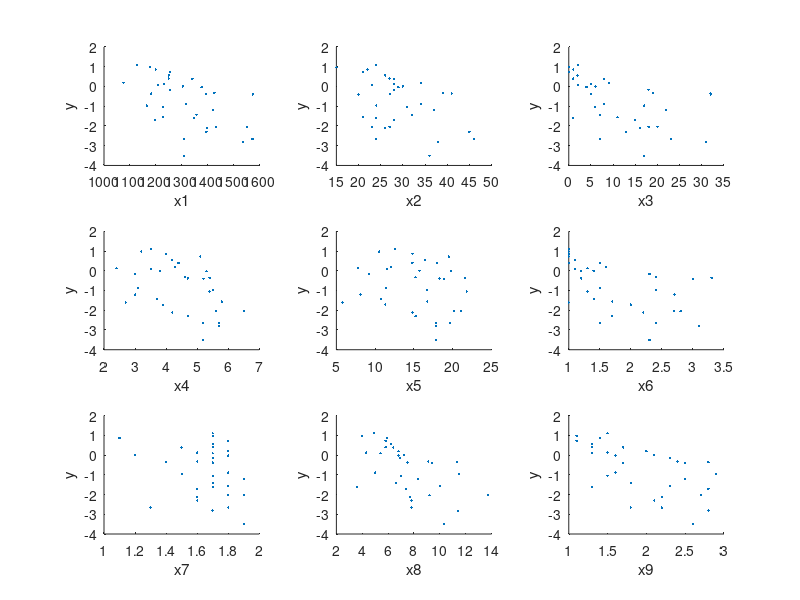

This chart was generated by the following MATLAB code: (Note: this script raises an error after producing the figure.)
%% Bayesian lienar regression with uninformative prior applied to
%% caterpillar data

X = dlmread('caterpillar.txt'); % from http://www.ceremade.dauphine.fr/~xian/BCS/caterpillar
y = log(X(:,11)); % log numner of nests
X = X(:,1:10);
[n,d] = size(X);
X1 = [ones(n,1), X];


if 1
%% plot the data
figure;
for i=1:9
   subplot(3,3,i);
   h=scatter(X(:,i),y, 3, 'filled');
   xlabel(sprintf('x%d', i));
   ylabel('y')
end
printPmtkFigure('caterpillarScatter')


%% uninformative prior
[Q,R] = qr(X1,0);
what = R\(Q'*y); % posterior mean
Rinv = inv(R); % upper triangular, easy to invert
C = Rinv*Rinv'; % posterior covariance
%what = X1\y;
%C = pinv(X1'*X1);

yhat = X1*what;
s2 = (y-yhat)'*(y-yhat);
dof = n-d-1;
stderr = sqrt(diag(C)*s2/dof);
alpha = 0.95;
tc = tinv(1-(1-alpha)/2, dof); % quantiles of a T
credint = [what-tc*stderr what+tc*stderr];

for i=1:(d+1)
   fprintf('w%d & %3.3f & %3.5f & [%3.3f, %3.3f]\\\\\n', ...
      i-1, what(i), stderr(i), credint(i,1), credint(i,2))
end


% check that Bayesian credible interval is same as freq conf int
% needs stats toolbox
[b, bint] = regress(y, X1);
% b(j) is coefficient j, bint(j,:) = lower and upper 95% conf interval
assert(approxeq(b, what))
assert(approxeq(bint, credint))

end

%% Gaussian inverse gamma prior
a0 = 0; b0 = 0;
%a0 = 2.1; b0 = 2; % Marin p57
w0 = zeros(d+1,1);
%gs = [0.1 1 10 100];
gs = [0.01 1 100];

[Q,R] = qr(X1, 0);
Rinv = inv(R); 
XtXinv = Rinv*Rinv'; 

for i=1:length(gs)
   g = gs(i);
   V0 = g*eye(d+1);
   Vn = inv(inv(V0) + X1'*X1); % lazy way
   wn = Vn*(V0*w0 + X1'*y); % lazy way
   an = a0+n/2;
   v = (wn-w0)'*(inv(V0+XtXinv))*(wn-w0);
   yhat = X1*wn;
   s2 = (y-yhat)'*(y-yhat);
   bn = b0 + (s2+v)/2;
   
   dof = 2*an;
   Sigma = (dof/(dof-2))*Vn*(bn/an);
   mu(:,i) = wn;
   vvar(:,i) = diag(Sigma);
end
   
